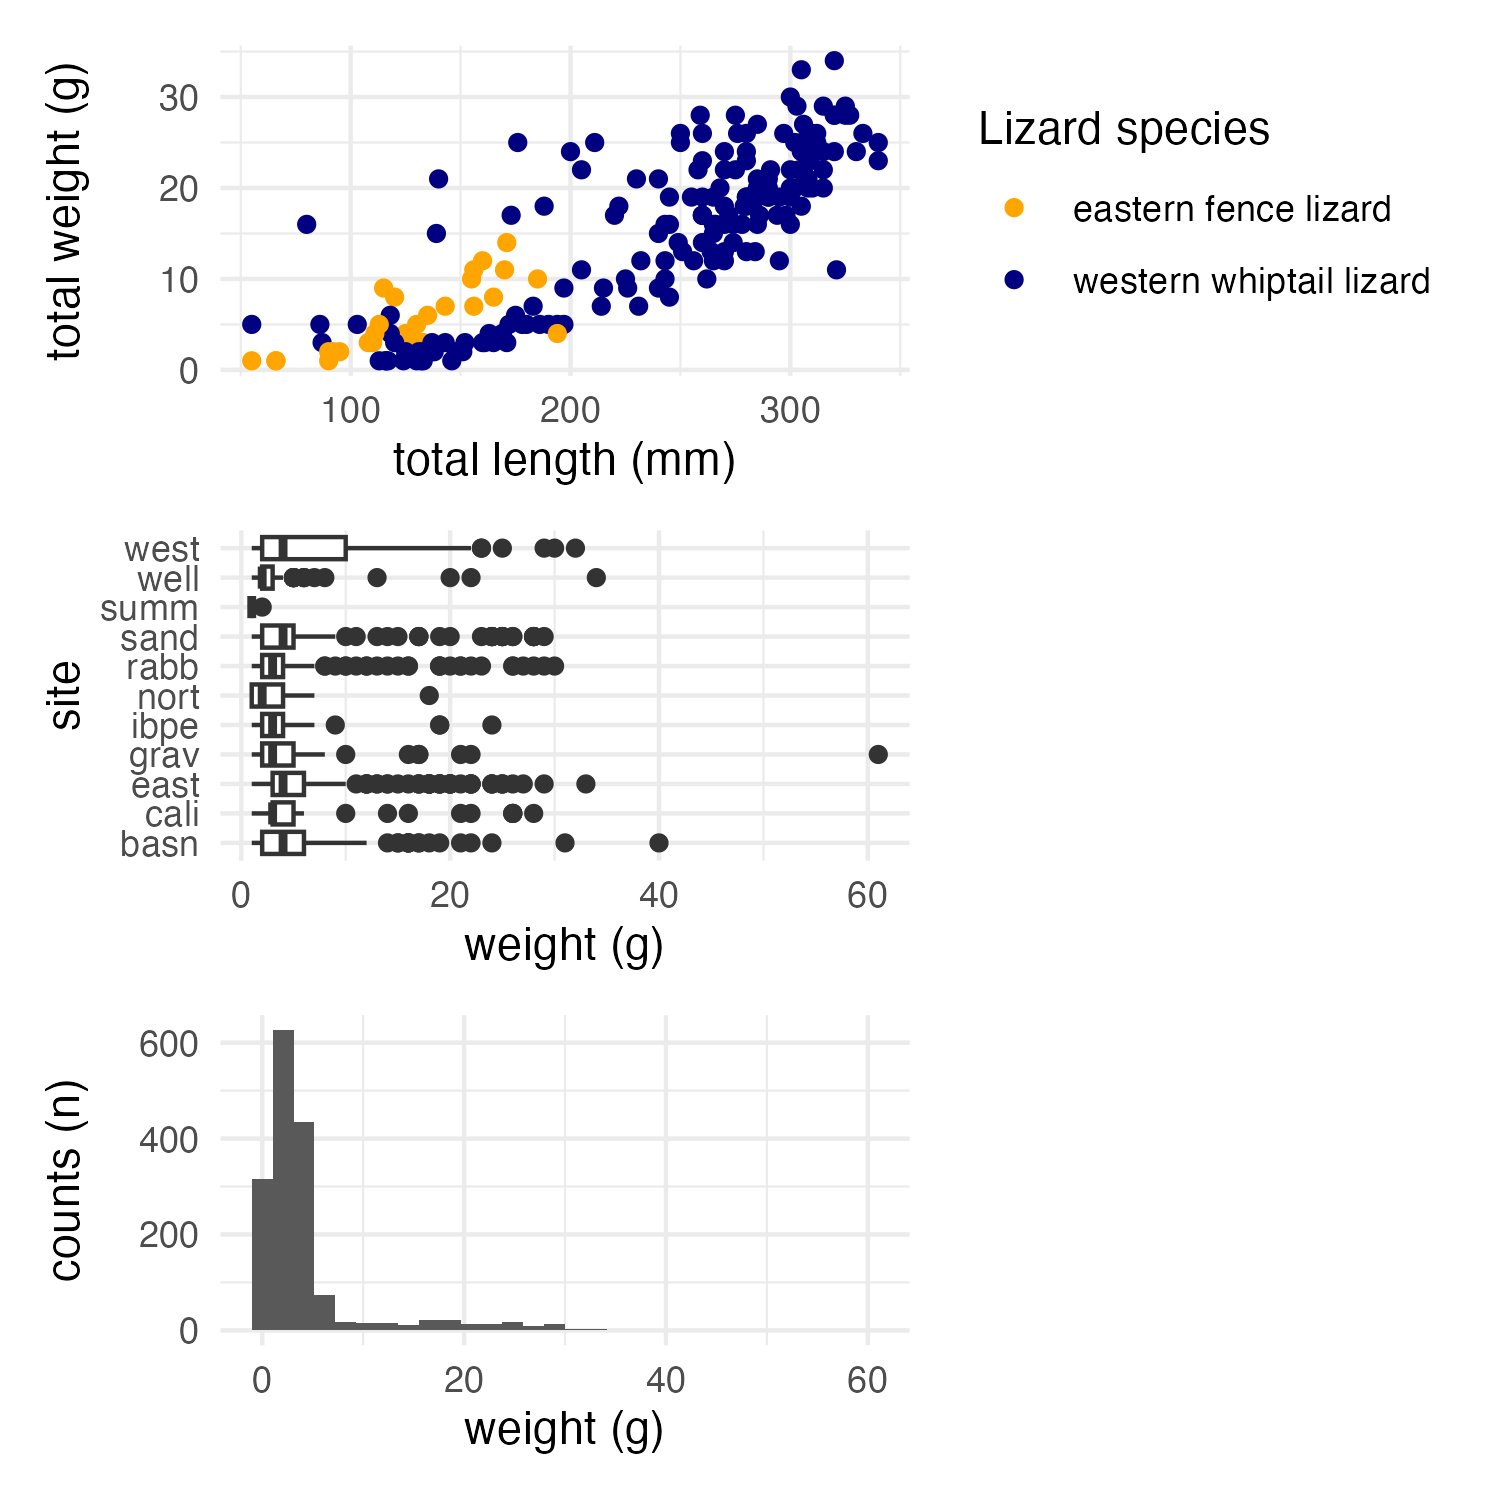

Here is the R script that generated this plot:
library(tidyverse)
library(patchwork)
library(here)

lizards <- read_csv(here::here("data_tidy", "lizards.csv"))

two_lizards <- lizards %>%
  filter(common_name %in% c("eastern fence", "western whiptail"))

p1 <- ggplot(data = two_lizards, aes(x = total_length,
                               y = weight)) +
  geom_point(aes(color = common_name)) +
  scale_color_manual(values = c("orange", "navy"),
                     name = "Lizard species",
                     labels = c("eastern fence lizard", "western whiptail lizard")) +
  theme_classic() +
  theme(legend.position = c(0.2, 0.8),
        legend.background = element_blank()) +
  labs(x = "total length (mm)",
       y = "total weight (g)")
  
p2 <- ggplot(data = lizards, aes(x = weight, y = site)) +
  geom_boxplot() +
  labs(x = "weight (g)",
       y = "site")

p3 <- ggplot(data = lizards, aes(x = weight)) + 
  geom_histogram() + 
  labs(x = "weight (g)",
       y = "counts (n)")

# using patchwork
((p1 + p2)/p3) & theme_minimal()

p4 <- (p1 / p2/ p3) & theme_minimal()  

ggsave("patchwork-example.png", p4, width = 5, height = 5)



